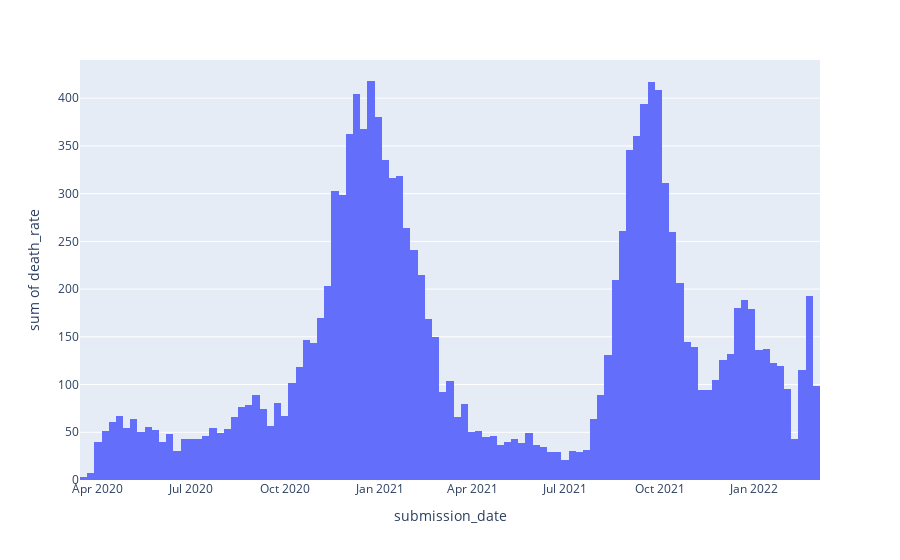

Write notebook code for a chart like this one.
### Markdown cell above
# Calculating death rate

### Code cell
df3['death_rate'] = df3['tot_death'].diff()
df3.tail()
px.histogram(df3, x= 'submission_date', y = 'death_rate', nbins=120)

### Figure 1 — Plotly figure (JSON) as saved in the notebook; plotly's stock layout.template omitted (floating-point values rounded to 4 significant figures; data arrays with more than 128 entries replaced by an {"elided": "..."} marker saying what was removed)
{"data": [{"alignmentgroup": "True", "bingroup": "x", "histfunc": "sum", "hovertemplate": "submission_date=%{x}<br>sum of death_rate=%{y}<extra></extra>", "legendgroup": "", "marker": {"color": "#636efa", "pattern": {"shape": ""}}, "name": "", "nbinsx": 120, "offsetgroup": "", "orientation": "v", "showlegend": false, "type": "histogram", "x": {"elided": "769 str values"}, "xaxis": "x", "y": {"elided": "769 int values"}, "yaxis": "y"}], "layout": {"barmode": "relative", "legend": {"tracegroupgap": 0}, "margin": {"t": 60}, "xaxis": {"anchor": "y", "domain": [0, 1], "title": {"text": "submission_date"}}, "yaxis": {"anchor": "x", "domain": [0, 1], "title": {"text": "sum of death_rate"}}}}
